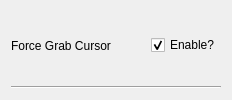
            <widget class="QWidget" name="widget11_forcegrabcursor" native="true">
             <property name="sizePolicy">
              <sizepolicy hsizetype="Preferred" vsizetype="Maximum">
               <horstretch>0</horstretch>
               <verstretch>0</verstretch>
              </sizepolicy>
             </property>
             <property name="toolTip">
              <string>&lt;html&gt;&lt;head/&gt;&lt;body&gt;&lt;p&gt;Ensures the mouse stays where it should in certain situations.</string>
             </property>
             <layout class="QVBoxLayout" name="verticalLayout_13">
              <item>
               <widget class="QWidget" name="widget_33" native="true">
                <property name="sizePolicy">
                 <sizepolicy hsizetype="Preferred" vsizetype="Minimum">
                  <horstretch>0</horstretch>
                  <verstretch>0</verstretch>
                 </sizepolicy>
                </property>
                <layout class="QHBoxLayout" name="horizontalLayout_13" stretch="0,0,0">
                 <property name="spacing">
                  <number>0</number>
                 </property>
                 <property name="leftMargin">
                  <number>0</number>
                 </property>
                 <property name="topMargin">
                  <number>0</number>
                 </property>
                 <property name="rightMargin">
                  <number>0</number>
                 </property>
                 <property name="bottomMargin">
                  <number>0</number>
                 </property>
                 <item>
                  <widget class="QLabel" name="label_11">
                   <property name="text">
                    <string>Force Grab Cursor</string>
                   </property>
                  </widget>
                 </item>
                 <item>
                  <spacer name="horizontalSpacer_12">
                   <property name="orientation">
                    <enum>Qt::Orientation::Horizontal</enum>
                   </property>
                   <property name="sizeHint" stdset="0">
                    <size>
                     <width>40</width>
                     <height>20</height>
                    </size>
                   </property>
                  </spacer>
                 </item>
                 <item>
                  <widget class="QCheckBox" name="checkBox_forceGrabCursor">
                   <property name="enabled">
                    <bool>true</bool>
                   </property>
                   <property name="text">
                    <string>Enable?</string>
                   </property>
                   <property name="checked">
                    <bool>true</bool>
                   </property>
                   <property name="tristate">
                    <bool>false</bool>
                   </property>
                  </widget>
                 </item>
                </layout>
               </widget>
              </item>
              <item>
               <widget class="Line" name="line_12">
                <property name="orientation">
                 <enum>Qt::Orientation::Horizontal</enum>
                </property>
               </widget>
              </item>
             </layout>
            </widget>
